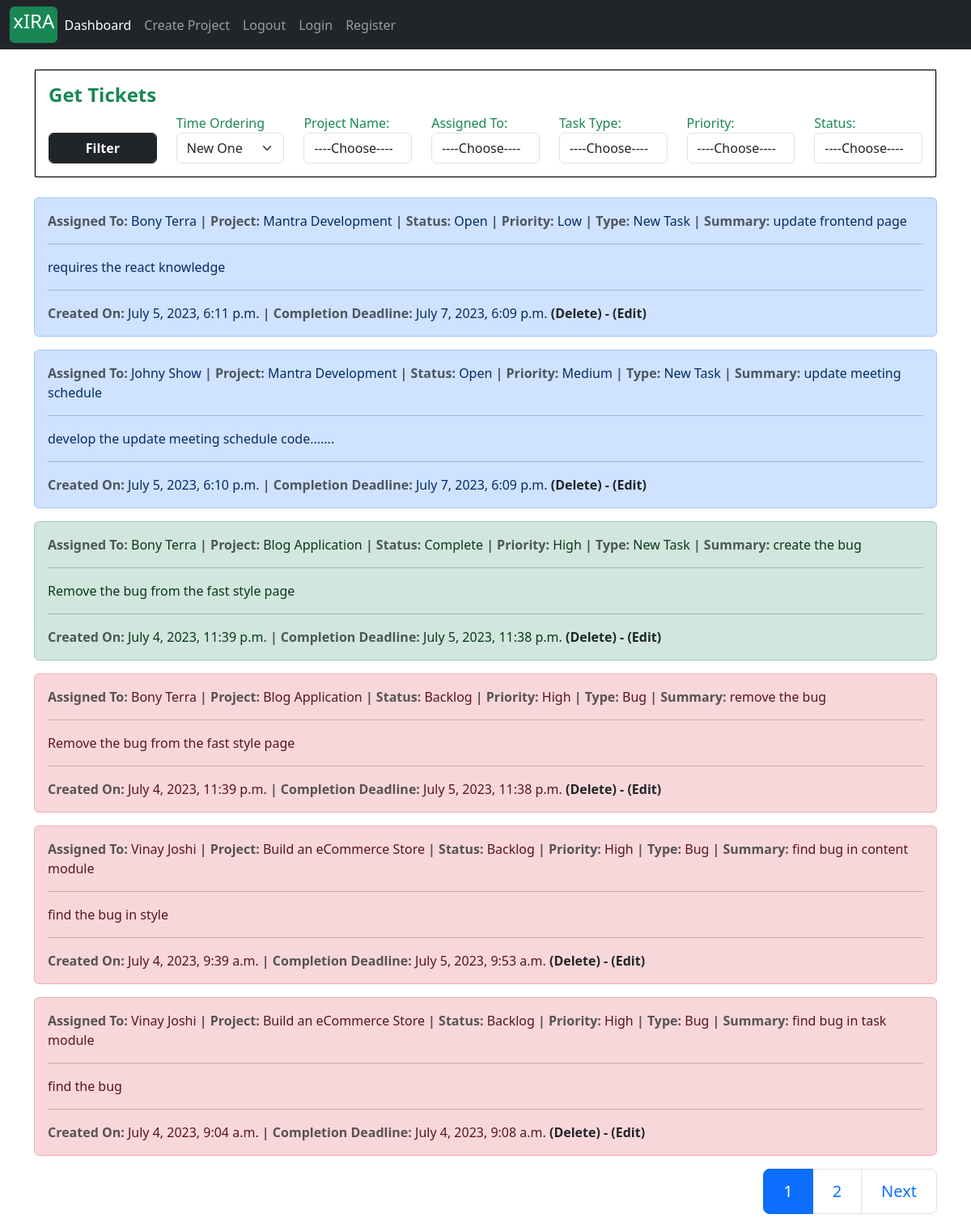
The app's page /ticket/manage/ (signed in), older data.
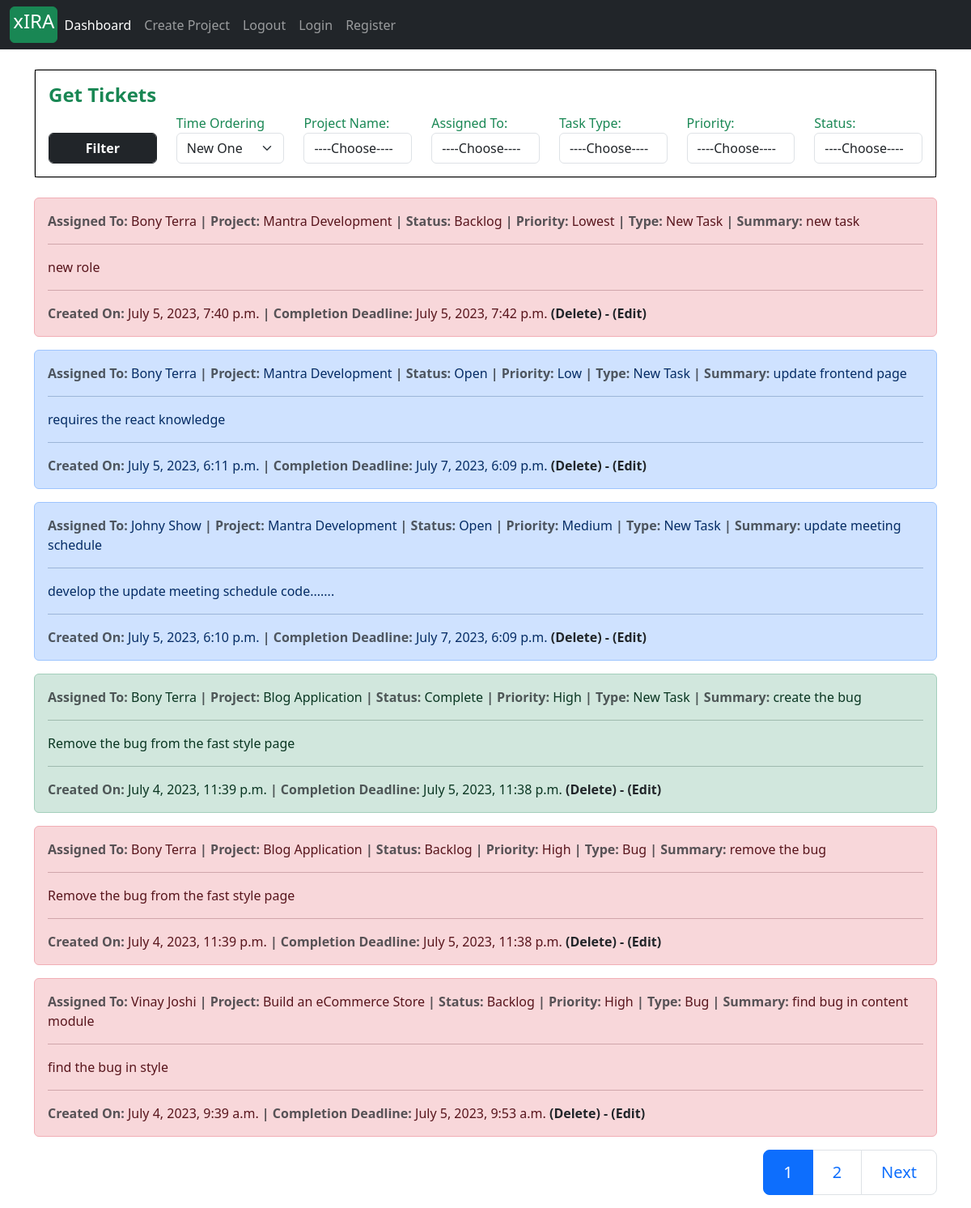
The same page, newer data.
### tickets/models.py (models this page shows, shortened)
class Task(models.Model):
    project       = models.ForeignKey(Project, on_delete=models.CASCADE)
    task_type     = models.CharField(max_length=30, choices = task_type_choices)
    short_summary = models.CharField(max_length=80)
    description   = models.TextField(max_length=500)
    assignee     = models.ForeignKey(Account, on_delete=models.CASCADE)
    status        = models.CharField(max_length=25, choices=status_field)
    priority      = models.CharField(max_length=25, choices=priority_field)
    start_date    = models.DateTimeField(auto_now_add=True)
    estimated_end_date = models.DateTimeField()
    def task_as_back_log(self):
        current_time = datetime.datetime.now().astimezone()
        estimated_end_date = self.estimated_end_date.astimezone()
        if self.status == 'Complete':
            return False
        if current_time >= estimated_end_date:
            self.status = 'Backlog'
            self.save()
            return True
        else:
            return False

### accounts/models.py (models this page shows, shortened)
class Account(AbstractBaseUser):
    first_name           = models.CharField(max_length=50)
    last_name            = models.CharField(max_length=50)
    work_email           = models.EmailField(max_length=100, unique=True)
    contact_number       = models.CharField(max_length=50)
    work_profile         = models.CharField(max_length=30, choices=choices)
    date_joined     = models.DateTimeField(auto_now_add=True)
    last_login      = models.DateTimeField(auto_now_add=True)
    is_admin        = models.BooleanField(default=False)
    is_staff        = models.BooleanField(default=False)
    is_active        = models.BooleanField(default=False)
    is_superadmin        = models.BooleanField(default=False)
    USERNAME_FIELD = 'work_email'
    REQUIRED_FIELDS = ['first_name', 'last_name']
    objects = MyAccountManager()
    def __str__(self):
        return f'{self.first_name} {self.last_name}'
    def is_project_manager(self):
        try:
            temp = ProjectManager.objects.get(project_manager__id=self.id)
            is_manager = True
        except ProjectManager.DoesNotExist:
            is_manager = False
        return is_manager

### projects/models.py (models this page shows)
class Project(models.Model):
    project_name         = models.CharField(max_length=30)
    project_description  = models.TextField(max_length=600, blank=True)
    project_category     = models.CharField(max_length=30, choices=choices)
    project_manager      =  models.ForeignKey(ProjectManager, on_delete=models.SET_NULL, null=True)
    assignees            =  models.ManyToManyField(Account)
    start_date           = models.DateTimeField(auto_now_add=True)
    estimated_end_date   = models.DateTimeField()
    def __str__(self):
        return self.project_name

### tickets/views.py (the view, shortened to what this page needs)
# urls.py: path('manage/', views.manage_ticket, name='manage_ticket'),
@login_required(login_url='login')
def manage_ticket(request):
    url = get_url(request)
    if request.user.is_project_manager():
        project_coice_tuple_list, assignee_choice_tuple_list = get_choice_fields(request.user)
        context = {
            'project_choice': project_coice_tuple_list,
            'assignee_choice': assignee_choice_tuple_list,
            'status_choice': status_field,
            'task_type_choice': task_type_choices,
            'priority_choice': priority_field,
        }
        all_task_query = get_all_tickets_project_manager(request.user)
        query_dic = request.GET
        if 'project_id' in query_dic:
            if query_dic['project_id'] != '' and len(all_task_query) > 0:
                all_task_query = all_task_query.filter(project__id=int(query_dic['project_id']))
        if 'assignee_id' in query_dic:
            if query_dic['assignee_id'] != '' and len(all_task_query) > 0:
                all_task_query = all_task_query.filter(assignee__id=int(query_dic['assignee_id']))
        if 'task_type' in query_dic:
            if query_dic['task_type'] != '' and len(all_task_query) > 0:
                all_task_query = all_task_query.filter(task_type=query_dic['task_type'])
        if 'priority' in query_dic:
            if query_dic['priority'] != '' and len(all_task_query) > 0:
                all_task_query = all_task_query.filter(priority=query_dic['priority'])
        if 'status' in query_dic:
            if query_dic['status'] != '' and len(all_task_query) > 0:
                all_task_query = all_task_query.filter(status=query_dic['status'])
        all_task_query = all_task_query.order_by('-start_date')
        page_no = request.GET.get('page')
        page_object = Paginator(all_task_query, 6)
        if page_no is None:
            all_task_query = page_object.get_page(1)
        else:
            all_task_query = page_object.get_page(page_no)
        context['tasks'] = all_task_query
        context['url'] = url
    return render(request, 'manage_ticket.html', context)

### projects/forms.py
class ProjectCreationForm(forms.ModelForm):
    class Meta:
        model = Project
        fields = ('project_name', 'project_category', 'project_description', 'estimated_end_date')
        widgets = {
            'project_name': forms.TextInput(attrs={'class': 'form-control',  }),
            'project_category': forms.Select(attrs={'class': 'form-control', }),
            'project_description': forms.Textarea(attrs={'class': 'form-control', 'rows':4, 'cols':15}),
        }

### accounts/models.py (called while the page is built)
    def get_all_project(self):
        return self.project_set.all()

### projects/context_processors.py (called while the page is built)
def create_project_form(request):
    form = ProjectCreationForm()
    context = {
        'project_creation_form': form
    }
    return context

### tickets/views.py (called while the page is built)
def get_all_tickets_project_manager(user):
    project_manager = ProjectManager.objects.get(project_manager__id=user.id)
    projects = project_manager.get_all_project()
    if len(projects) >= 1:
        project_1 = projects[0]
        all_tickets = Task.objects.filter(project__id=project_1.id)
        for i in range(1, len(projects)):
            all_tickets = all_tickets | Task.objects.filter(project__id=projects[i].id)
        return all_tickets
    return None

def get_choice_fields(user):
    project_manager = ProjectManager.objects.get(project_manager__id=user.id)
    project_choice = project_manager.get_all_project()
    assignee_choice = set()
    for projects in project_choice:
        assignee_choice = assignee_choice.union(set(projects.assignees.all()))
    project_coice_tuple_list = []
    assignee_choice_tuple_list = []
    for pr_choice in project_choice:
        project_coice_tuple_list.append((pr_choice.id, pr_choice))
    for ass_choice in assignee_choice:
        assignee_choice_tuple_list.append((ass_choice.id, ass_choice))
    return project_coice_tuple_list, assignee_choice_tuple_list

def get_url(request):
    url = ""
    count = 0
    for j in request.GET:
        if j != 'page':
            count += 1
    if count > 0:
        url += "?"
    for item in request.GET:
        if item != 'page':
            temp_url = item + "=" + request.GET.get(item) + "&"
            url += temp_url
    if url[-1:] == "&":
        url = url[:-1]
    return url

### templates/manage_ticket.html (shortened to what this page needs)
{% extends 'base.html' %}
{% block content %}
{% load tz %}
<div class="container mt-4">
    <div class="card mx-auto">
      <article class="card-body"  style="border: 1px solid black;">
		<header class="text-success"><h4><strong class="card-title">Get Tickets</strong></h4></header>
		<form action = "{% url 'manage_ticket' %}" method="GET">
				<div class="form-group row">
					<div class="col form-group" style="">
                        	<button class="btn btn-dark form-control" href="#"><strong>Filter</strong></button>
            		</div>
					<div class="col form-group">
							<label class="text-success" for="">Time Ordering</label>
							<select class="form-select" name="order_by">
							  <option value="1" selected>New One</option>
							</select>
				</div>
					<div class="col form-group">
						<label class="text-success" for="project_id">Project Name:</label>
						<select class="form-control" name="project_id">
						<option value="">----Choose----</option>
						</select>
					</div>
					<div class="col form-group">
						<label class="text-success" for="assignee_id">Assigned To:</label>
						<select class="form-control" name="assignee_id">
						<option value="">----Choose----</option>
						</select>
					</div>
					<div class="col form-group">
			            <label class="text-success" for="">Task Type:</label>
						<select class="form-control" name="task_type">
						<option value="">----Choose----</option>
						</select>
					</div>
					<div class="col form-group">
			            <label class="text-success" for="">Priority:</label>
						<select class="form-control" name="priority">
						<option value="">----Choose----</option>
						</select>
					</div>
					<div class="col form-group">
			            <label class="text-success" for="">Status:</label>
						<select class="form-control" name="status">
						<option value="">----Choose----</option>
						</select>
					</div>
		</form>
		</article>
    </div>
</div>
<div class="container mt-4">
	{% for task in tasks %}
	<div class="alert alert-{% if task.task_as_back_log %}danger{% elif task.status == 'Open' %}primary{% elif task.status == 'In Progress' %}info{% else %}success{% endif %}" role="alert">
		<strong class="text-muted"> Assigned To: </strong>
		{{task.assignee}}
		<strong class="text-muted">| Project: </strong>
		{{task.project}}
		<strong class="text-muted">| Status: </strong>
	    {{task.status|capfirst}}
	 	<strong class="text-muted">| Priority: </strong>
	    {{task.priority}}
		<strong class="text-muted">| Type: </strong>
	    {{task.task_type}}
		<strong class="text-muted">| Summary: </strong>
	    {{task.short_summary}}
	 	<hr>
	 	<p>{{task.description}}</p>
	 	<hr>
	<strong class="text-muted"> Created On: </strong>
	 {{task.start_date|timezone:"Asia/Kolkata"}}
	<strong class="text-muted">| Completion Deadline: </strong>
	 {{task.estimated_end_date|timezone:"Asia/Kolkata"}}
	<a class="text-dark" href="{% url 'delete_ticket' task.id %}" style="text-decoration: none;"><strong> (Delete) -</strong></a>
 	<a class="text-dark" href="{% url 'edit_ticket' task.id %}" style="text-decoration: none;"><strong> (Edit)</strong></a>
	</div>
	{% endfor %}
<nav aria-label="Page navigation example">
	  <ul class="pagination justify-content-end pagination-lg">
			  {% for page_no in tasks.paginator.page_range %}
		  		{% if tasks.number == page_no %}
					{% if url %}
		  				<li class="page-item active"><a class="page-link" href="{{url}}&page={{page_no}}">{{page_no}}</a></li>
		  			{%  else %}
		  				<li class="page-item active"><a class="page-link" href="?page={{page_no}}">{{page_no}}</a></li>
		  			{% endif %}
		  		{% else %}
					{% if url %}
		  				<li class="page-item "><a class="page-link" href="{{url}}&page={{page_no}}">{{page_no}}</a></li>
		  			{%  else %}
		  				<li class="page-item "><a class="page-link" href="?page={{page_no}}">{{page_no}}</a></li>
		  			{% endif %}
		  		{% endif %}
		  	{% endfor %}
		{% if url %}
		  	{% if tasks.has_next %}
		  		<li class="page-item"><a class="page-link" href="{{url}}&page={{tasks.next_page_number}}">Next</a></li>
		  	{% endif %}
		{%  else %}
		  	{% if tasks.has_next %}
		  		<li class="page-item"><a class="page-link" href="?page={{tasks.next_page_number}}">Next</a></li>
		  	{% endif %}
		{% endif %}
	  </ul>
</nav>
</div>
{% endblock %}

### templates/base.html (shortened to what this page needs)
<!doctype html>
<html lang="en">
  <head>
    <link href="https://cdn.jsdelivr.net/npm/bootstrap@5.3.0/dist/css/bootstrap.min.css" rel="stylesheet">
    <link href="https://cdnjs.cloudflare.com/ajax/libs/font-awesome/6.4.0/css/fontawesome.min.css" rel="stylesheet" type="text/css">
  </head>
        <nav class="navbar navbar-expand-lg navbar-dark bg-dark">
          <div class="container-fluid">
            <button class="btn btn-success" style="--bs-btn-padding-y: .2rem; --bs-btn-padding-x: .2rem; --bs-btn-font-size: .5rem;" href="#"><h4>xIRA</h4></button>
            <div class="collapse navbar-collapse" id="navbarSupportedContent">
              <ul class="navbar-nav me-auto mb-2 mb-lg-0">
                <li class="nav-item">
                  <a class="nav-link active" aria-current="page" href="{% url 'dashboard' %}">Dashboard</a>
                </li>
                <li class="nav-item">
                  <a class="nav-link" type="button"  data-bs-toggle="modal" data-bs-target="#projectCreationModal">Create Project</a>
                </li>
                <li class="nav-item">
                  <a class="nav-link" aria-current="page" href="{% url 'logout' %}">Logout</a>
                </li>
                <li class="nav-item">
                  <a class="nav-link" aria-current="page" href="{% url 'login' %}">Login</a>
                </li>
                <li class="nav-item">
                  <a class="nav-link" aria-current="page" href="{% url 'register' %}">Register</a>
                </li>
              </ul>
            </div>
          </div>
        </nav>
{% block content %}
{% endblock %}
</html>

Row changes from the older to the newer data that the page shows:
no longer on this page (row unchanged): Task: assignee "Vinay Joshi", project "Build an eCommerce Store", status "Backlog", priority "High", task_type "Bug", short_summary "find bug in task module", description "find the bug", start_date "July 4, 2023, 9:04 a.m.", estimated_end_date "July 4, 2023, 9:08 a.m."
added Task: assignee "Bony Terra", project "Mantra Development", status "Backlog", priority "Lowest", task_type "New Task", short_summary "new task", description "new role", start_date "July 5, 2023, 7:40 p.m.", estimated_end_date "July 5, 2023, 7:42 p.m."
